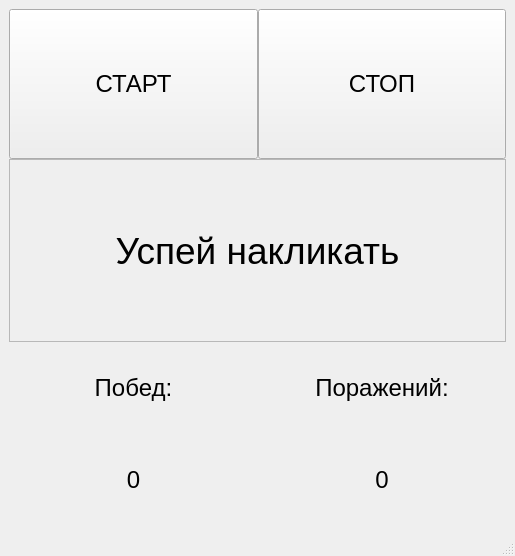
<?xml version="1.0" encoding="UTF-8"?>
<ui version="4.0">
 <class>MainWindow</class>
 <widget class="QMainWindow" name="MainWindow">
  <property name="geometry">
   <rect>
    <x>0</x>
    <y>0</y>
    <width>515</width>
    <height>556</height>
   </rect>
  </property>
  <property name="windowTitle">
   <string>Игра</string>
  </property>
  <widget class="QWidget" name="centralwidget">
   <layout class="QHBoxLayout" name="horizontalLayout_3">
    <item>
     <layout class="QVBoxLayout" name="verticalLayout">
      <property name="spacing">
       <number>0</number>
      </property>
      <item>
       <layout class="QHBoxLayout" name="horizontalLayout">
        <property name="spacing">
         <number>0</number>
        </property>
        <item>
         <widget class="QPushButton" name="pushButton">
          <property name="sizePolicy">
           <sizepolicy hsizetype="Preferred" vsizetype="Fixed">
            <horstretch>0</horstretch>
            <verstretch>0</verstretch>
           </sizepolicy>
          </property>
          <property name="minimumSize">
           <size>
            <width>0</width>
            <height>150</height>
           </size>
          </property>
          <property name="font">
           <font>
            <pointsize>18</pointsize>
           </font>
          </property>
          <property name="text">
           <string>СТАРТ</string>
          </property>
         </widget>
        </item>
        <item>
         <widget class="QPushButton" name="pushButton_2">
          <property name="enabled">
           <bool>true</bool>
          </property>
          <property name="sizePolicy">
           <sizepolicy hsizetype="Preferred" vsizetype="Fixed">
            <horstretch>0</horstretch>
            <verstretch>0</verstretch>
           </sizepolicy>
          </property>
          <property name="minimumSize">
           <size>
            <width>0</width>
            <height>150</height>
           </size>
          </property>
          <property name="font">
           <font>
            <pointsize>18</pointsize>
           </font>
          </property>
          <property name="text">
           <string>СТОП</string>
          </property>
         </widget>
        </item>
       </layout>
      </item>
      <item>
       <widget class="QLabel" name="label">
        <property name="font">
         <font>
          <pointsize>28</pointsize>
         </font>
        </property>
        <property name="frameShape">
         <enum>QFrame::StyledPanel</enum>
        </property>
        <property name="text">
         <string>Успей накликать</string>
        </property>
        <property name="scaledContents">
         <bool>false</bool>
        </property>
        <property name="alignment">
         <set>Qt::AlignCenter</set>
        </property>
        <property name="wordWrap">
         <bool>false</bool>
        </property>
        <property name="openExternalLinks">
         <bool>false</bool>
        </property>
       </widget>
      </item>
      <item>
       <layout class="QHBoxLayout" name="horizontalLayout_2">
        <item>
         <layout class="QVBoxLayout" name="verticalLayout_3">
          <property name="spacing">
           <number>0</number>
          </property>
          <item>
           <widget class="QLabel" name="label_4">
            <property name="font">
             <font>
              <pointsize>18</pointsize>
             </font>
            </property>
            <property name="text">
             <string>Побед:</string>
            </property>
            <property name="alignment">
             <set>Qt::AlignCenter</set>
            </property>
           </widget>
          </item>
          <item>
           <widget class="QLabel" name="label_win">
            <property name="font">
             <font>
              <pointsize>18</pointsize>
             </font>
            </property>
            <property name="text">
             <string>0</string>
            </property>
            <property name="alignment">
             <set>Qt::AlignCenter</set>
            </property>
           </widget>
          </item>
         </layout>
        </item>
        <item>
         <layout class="QVBoxLayout" name="verticalLayout_2">
          <property name="spacing">
           <number>0</number>
          </property>
          <item>
           <widget class="QLabel" name="label_3">
            <property name="font">
             <font>
              <pointsize>18</pointsize>
             </font>
            </property>
            <property name="text">
             <string>Поражений:</string>
            </property>
            <property name="alignment">
             <set>Qt::AlignCenter</set>
            </property>
           </widget>
          </item>
          <item>
           <widget class="QLabel" name="label_lose">
            <property name="font">
             <font>
              <pointsize>18</pointsize>
             </font>
            </property>
            <property name="text">
             <string>0</string>
            </property>
            <property name="alignment">
             <set>Qt::AlignCenter</set>
            </property>
           </widget>
          </item>
         </layout>
        </item>
       </layout>
      </item>
     </layout>
    </item>
   </layout>
  </widget>
  <widget class="QMenuBar" name="menubar">
   <property name="geometry">
    <rect>
     <x>0</x>
     <y>0</y>
     <width>515</width>
     <height>22</height>
    </rect>
   </property>
  </widget>
  <widget class="QStatusBar" name="statusbar"/>
 </widget>
 <resources/>
 <connections/>
</ui>
